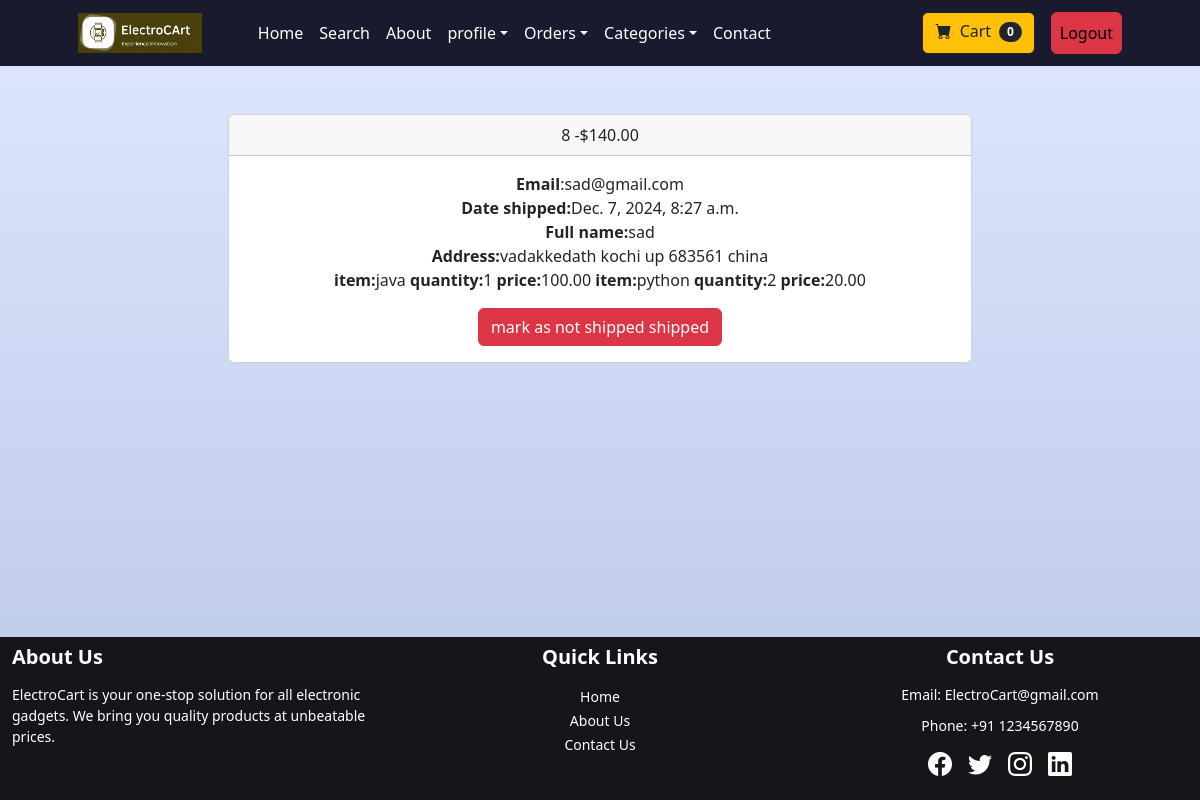
The app's page /orders/8 (signed in) with its own data.
### payment/models.py (models this page shows, shortened)
class Order(models.Model):
    user = models.ForeignKey(User, on_delete=models.CASCADE, null=True, blank=True)
    full_name = models.CharField(max_length=255)
    email = models.EmailField(max_length=255)
    shipping_address = models.TextField(max_length=15000)
    amount_pay = models.DecimalField(max_digits=10,decimal_places=2)
    date_ordered = models.DateTimeField(auto_now_add=True)
    shipped = models.BooleanField(default=False)
    date_shipped = models.DateTimeField(blank=True, null=True)
    invoice = models.CharField(max_length=250,null=True,blank=True)
    paid = models.BooleanField(default=False)

class OrderItem(models.Model):
    user = models.ForeignKey(User, on_delete=models.CASCADE, null=True, blank=True)
    order = models.ForeignKey(Order, on_delete=models.CASCADE, null=True)
    product = models.ForeignKey(Product, on_delete=models.CASCADE, null=True)
    quantity = models.BigIntegerField(default=1)
    price = models.DecimalField(max_digits=10,decimal_places=2)

### store/models.py (models this page shows)
class Product(models.Model):
    name = models.CharField(max_length=50)
    price = models.DecimalField(max_digits=100, decimal_places=2, default=0)
    category = models.ForeignKey(Category, on_delete=models.CASCADE, default=1)
    description = models.CharField(max_length=250, default='', blank=True, null=True)
    image = models.ImageField(upload_to='uploads/product/')
    is_sale = models.BooleanField(default=False)
    sale_price = models.DecimalField(max_digits=100, decimal_places=2, default=0)
    def __str__(self):
        return self.name

### payment/views.py (the view, shortened to what this page needs)
# urls.py: path('orders/<int:pk>',views.orders, name = 'orders'),
def orders(request, pk):
    if request.user.is_authenticated and request.user.is_superuser:
        order = Order.objects.get(id=pk)  #If the URL is /orders/18/, the pk will be 18....Django fetches the Order object where id=18.
        items = OrderItem.objects.filter(order=pk) #If the URL is /orders/18/ and the he filter(order=18) query will return:python book (2x),php book (1x)
        return render(request,"orders.html",{'order':order,'items':items})
    else:
        messages.success(request,("Access denied"))
        return redirect('home')

### cart/cart.py (called while the page is built)
    def __len__(self):
        return len(self.cart)

### cart/context_processors.py (called while the page is built)
def cart(request):
    return {'cart':Cart(request)}

### templates/orders.html (shortened to what this page needs)
{% extends "base.html" %}
{% block content %}
<div class="container mt-5">
    <div class="row">
        <center>
            <div class="col-8">
                <div class="card">
                    <div class="card-header">
                      {{order.id}} -${{order.amount_pay}}
                    </div>
                    <div class="card-body">
                        <b>Email</b>:{{order.email}}<br>
                        {% if order.date_shipped %}
                        <b>Date shipped:</b>{{order.date_shipped}}
                        {% else %}
                        <b>Date Ordered:</b>{{order.date_ordered}}
                        {% endif %}<br>
                        <b>Full name:</b>{{order.full_name}}<br>
                        <b>Address:</b>{{order.shipping_address}}<br>
                        {% for item in items %}
                        <b>item:</b>{{item.product}}
                        <b>quantity:</b>{{item.quantity}}
                        <b>price:</b>{{item.price}}
                        {% endfor %}
                        <div class="mt-3">
                           {% if not order.shipped %}                              {% comment %} if order is not shipped {% endcomment %}
                         <form method="POST"> {% csrf_token %}
                            <input type="hidden" name="shipping_status" value="true">
                            <button type="submit" class="btn btn-success">mark as shipped
                         </form>
                         {% else %}                                                {% comment %} if order is shipped {% endcomment %}
                         <form method="POST"> {% csrf_token %}
                            <button type="submit" class="btn btn-danger">mark as not shipped shipped
                         </form>
                         {% endif %}
                        </div>
                    </div>
                  </div>
            </div>
        </center>
    </div>
</div>
{% endblock content %}

### records on screen
Order: id "8", amount_pay "140.00", email "sad@gmail.com", date_shipped "Dec. 7, 2024, 8:27 a.m.", full_name "sad", shipping_address "vadakkedath kochi up 683561 china"
OrderItem: product "java", quantity "1", price "100.00"
OrderItem: product "python", quantity "2", price "20.00"

### other values on screen
{{ cart|length }} "0"
